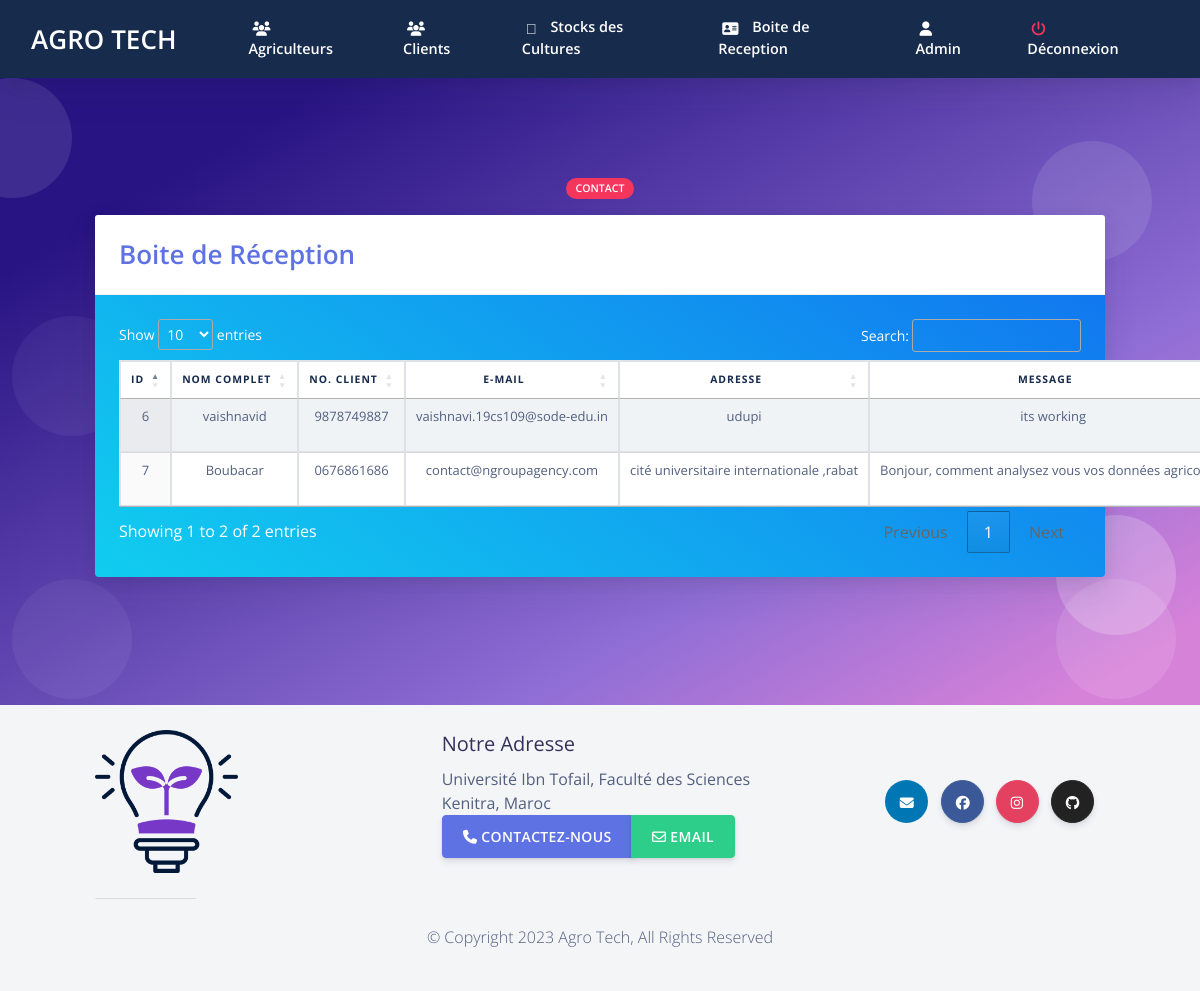
Page /admin/aviewmsg.php (signed in) on the committed database.
### tables this page shows
CREATE TABLE `contactus` (
  `c_id` int(11) NOT NULL,
  `c_name` varchar(100) NOT NULL,
  `c_mobile` varchar(100) NOT NULL,
  `c_email` varchar(100) NOT NULL,
  `c_address` varchar(500) NOT NULL,
  `c_message` text NOT NULL
);

### admin/aviewmsg.php (the view, shortened to what this page needs)
<?php
require('../sql.php');
$user = $_SESSION['admin_login_user'];
$query4 = "SELECT * from admin where admin_name ='$user'";
              $ses_sq4 = mysqli_query($conn, $query4);
              $row4 = mysqli_fetch_assoc($ses_sq4);
              $para2 = $row4['admin_name'];
?>
<!DOCTYPE html>
<html>
<?php require ('aheader.php');  ?>
  <body class="bg-white" id="top">
<?php require ('anav.php');  ?>
  <section class="section section-shaped section-lg">
    <div class="shape shape-style-1 shape-primary">
      <span></span>
      <span></span>
      <span></span>
      <span></span>
      <span></span>
      <span></span>
      <span></span>
      <span></span>
      <span></span>
      <span></span>
    </div>
<div class="container ">
    	 <div class="row">
          <div class="col-md-8 mx-auto text-center">
            <span class="badge badge-danger badge-pill mb-3">Contact</span>
          </div>
        </div>
          <div class="row row-content">
            <div class="col-md-12 mb-3">
				<div class="card text-white bg-gradient-info mb-3">
				  <div class="card-header">
				  <span class=" text-primary display-4" > Boite de Réception  </span>
				  </div>
				  <div class="card-body text-white">
				<table class="table table-striped table-hover table-bordered bg-gradient-white text-center display" id="myTable">
				<thead>
						<tr class="font-weight-bold text-default text-center">
								<th class=" text-center"> ID </th>
								 <th class=" text-center"> Nom Complet </th>
								 <th class=" text-center"> No. Client </th>
								 <th class=" text-center"> E-mail </th>
								 <th class=" text-center"> Adresse </th>
								 <th class=" text-center"> Message </th>
						</tr>
				</thead>
				<tbody>
						<?php
					$q = "select * from contactus";
								$query = mysqli_query($conn,$q);
								while($res = mysqli_fetch_array($query)){
				 ?>
		 <tr class="text-center">
							 <td> <?php echo $res['c_id'];  ?> </td>
							 <td> <?php echo $res['c_name'];  ?> </td>
							 <td> <?php echo $res['c_mobile'];  ?> </td>
							 <td> <?php echo $res['c_email'];  ?> </td>
							 <td> <?php echo $res['c_address'];  ?> </td>
							 <td> <?php echo $res['c_message'];  ?> </td>
</tr>
							 <?php
							 }
							  ?>
				</tbody>
				  </table>
				  </div>
				</div>
            </div>
          </div>
        </div>
</section>
    <?php require("footer.php");?>
</body>
</html>

### admin/anav.php (shortened to what this page needs)
<nav
     id="navbar-main"
     class="
       navbar navbar-main navbar-expand-lg
       bg-default
       navbar-light
       position-sticky
       top-0
       shadow
       py-0
     "
   >
     <div class="container-fluid">
       <ul class="navbar-nav navbar-nav-hover align-items-lg-center">
       <li class="nav-item dropdown">
   <a href="../index.php" class="navbar-brand mr-lg-5 text-white">
       <div style="font-size: 26px; color: #ffffff;">
           AGRO TECH
       </div>
   </a>
       </li>
       </ul>
       <div class="navbar-collapse collapse bg-default" id="navbar_global">
         <ul class="navbar-nav align-items-lg-center ml-auto topnav">
		 <li class="nav-item">
             <a href="afarmers.php" class="nav-link">
               <span class="text-white nav-link-inner--text font-weight-bold"
                 ><i class="text-white fas fa-users"></i> Agriculteurs</span
               >
             </a>
           </li>
		<li class="nav-item">
             <a href="acustomers.php" class="nav-link">
               <span class="text-white nav-link-inner--text font-weight-bold"
                 ><i class="text-white fas fa-users"></i> Clients</span
               >
             </a>
           </li>
		<li class="nav-item">
             <a href="aproducedcrop.php" class="nav-link">
               <span class="text-white nav-link-inner--text font-weight-bold"
                 ><i class="text-white fad fa-store-alt"></i> Stocks des Cultures</span
               >
             </a>
           </li>
		<li class="nav-item">
             <a href="aviewmsg.php" class="nav-link">
               <span class="text-white nav-link-inner--text font-weight-bold"
                 ><i class="text-white fas fa-address-card"></i> Boite de Reception</span
               >
             </a>
           </li>
	   <li class="nav-item">
             <a href="aprofile.php" class="nav-link">
               <span class="text-white nav-link-inner--text font-weight-bold"
                 ><i class="text-white fas fa-user"></i> <?php echo $para2 ?> </span
               >
             </a>
           </li>
	   <li class="nav-item">
             <a href="alogout.php" class="nav-link">
               <span class="text-white nav-link-inner--text font-weight-bold"
                 ><i class="text-danger fas fa-power-off"></i> Déconnexion </span
               >
             </a>
           </li>
         </ul>
       </div>
     </div>
   </nav>

### admin/anav.php (style rules this page uses)
.topnav a { border-bottom: 3px solid transparent; }

### rows in the picture
contactus: c_id "6", c_name "vaishnavid", c_mobile "9878749887", c_email "vaishnavi.19cs109@sode-edu.in", c_address "udupi", c_message "its working"
contactus: c_id "7", c_name "Boubacar", c_mobile "0676861686", c_email "contact@ngroupagency.com", c_address "cité universitaire internationale ,rabat", c_message "Bonjour, comment analysez vous vos données…"

### other values in the picture
$para2 "Admin"
